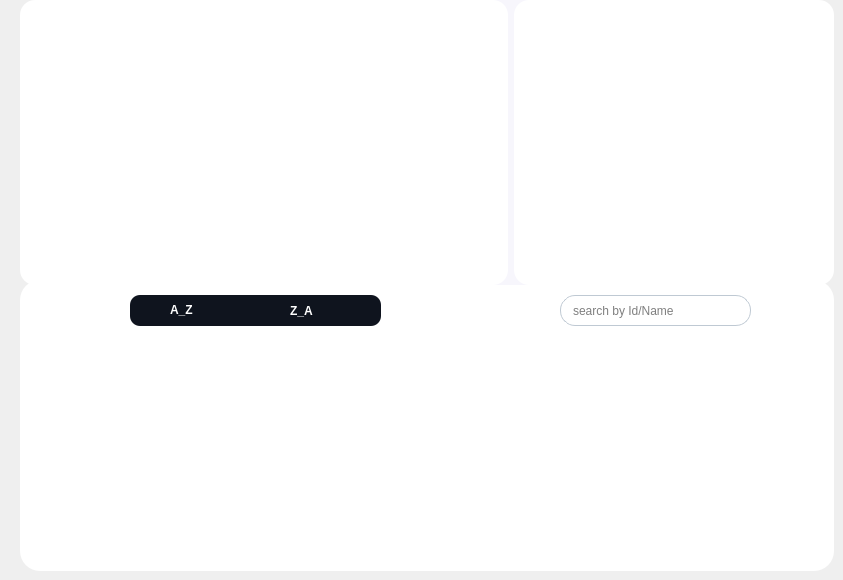
     <widget class="QWidget" name="page_12">
      <widget class="QWidget" name="table_3" native="true">
       <property name="geometry">
        <rect>
         <x>20</x>
         <y>280</y>
         <width>814</width>
         <height>291</height>
        </rect>
       </property>
       <property name="styleSheet">
        <string notr="true">background-color:white ; 
border-radius:20px ; 
</string>
       </property>
       <widget class="QTableView" name="tableView_4">
        <property name="geometry">
         <rect>
          <x>40</x>
          <y>90</y>
          <width>731</width>
          <height>171</height>
         </rect>
        </property>
        <property name="cursor" stdset="0">
         <cursorShape>PointingHandCursor</cursorShape>
        </property>
        <property name="styleSheet">
         <string notr="true">QTableView {
    background-color : white ; 
    color: black;
    font: 12px;
}
QHeaderView::section {
    background-color: #0F141E;
    color: white;
    height: 30px;
    font: 15px;
}
QHeaderView::section:first {
    border-top-left-radius: 5px;
}
QHeaderView::section:last {
    border-top-right-radius: 5px;
}
QScrollBar:vertical {
    background: #dee2e6;
}
 QScrollBar::handle:vertical {
    background: #dee2e6;
 }
QScrollBar:horizontal {
    background: #dee2e6;
}
 QScrollBar::handle:horizontal {
    background: #dee2e6;
 }</string>
        </property>
        <property name="verticalScrollBarPolicy">
         <enum>Qt::ScrollBarAlwaysOff</enum>
        </property>
        <property name="horizontalScrollBarPolicy">
         <enum>Qt::ScrollBarAlwaysOff</enum>
        </property>
        <property name="sizeAdjustPolicy">
         <enum>QAbstractScrollArea::AdjustToContents</enum>
        </property>
        <property name="editTriggers">
         <set>QAbstractItemView::NoEditTriggers</set>
        </property>
        <property name="showGrid">
         <bool>true</bool>
        </property>
        <property name="gridStyle">
         <enum>Qt::SolidLine</enum>
        </property>
        <property name="sortingEnabled">
         <bool>true</bool>
        </property>
        <attribute name="horizontalHeaderDefaultSectionSize">
         <number>146</number>
        </attribute>
       </widget>
       <widget class="QPushButton" name="add_spons">
        <property name="geometry">
         <rect>
          <x>20</x>
          <y>20</y>
          <width>21</width>
          <height>21</height>
         </rect>
        </property>
        <property name="cursor">
         <cursorShape>PointingHandCursor</cursorShape>
        </property>
        <property name="styleSheet">
         <string notr="true">#add_spon_4{
	image: url(:/Icons/plus.svg);
}
#add_spon_4::hover {
	image:url(:/Icons/plus (1).svg);
}</string>
        </property>
        <property name="text">
         <string/>
        </property>
       </widget>
       <widget class="QLineEdit" name="search_bars">
        <property name="geometry">
         <rect>
          <x>540</x>
          <y>15</y>
          <width>191</width>
          <height>31</height>
         </rect>
        </property>
        <property name="cursor">
         <cursorShape>IBeamCursor</cursorShape>
        </property>
        <property name="styleSheet">
         <string notr="true">QLineEdit {
 	background-color:transparent ;
	border-radius:15px ; 
	border:1px solid #BFC9D3; 
	padding : 0 40px 0 10px ; 
} </string>
        </property>
        <property name="placeholderText">
         <string>search by Id/Name</string>
        </property>
       </widget>
       <widget class="QPushButton" name="search_button_s">
        <property name="geometry">
         <rect>
          <x>700</x>
          <y>15</y>
          <width>21</width>
          <height>31</height>
         </rect>
        </property>
        <property name="cursor">
         <cursorShape>PointingHandCursor</cursorShape>
        </property>
        <property name="styleSheet">
         <string notr="true">QPushButton {	
	background-color: transparent ;
	border-radius:20px ; 
	
	image: url(:/Icons/search1.svg)
} 
</string>
        </property>
        <property name="text">
         <string/>
        </property>
       </widget>
       <widget class="QPushButton" name="tris">
        <property name="geometry">
         <rect>
          <x>80</x>
          <y>20</y>
          <width>21</width>
          <height>21</height>
         </rect>
        </property>
        <property name="cursor">
         <cursorShape>PointingHandCursor</cursorShape>
        </property>
        <property name="styleSheet">
         <string notr="true">QPushButton {
	image: url(:/Icons/filter.svg)
}
QPushButton::hover {
	image: url(:/Icons/filter (1).svg)
}</string>
        </property>
        <property name="text">
         <string/>
        </property>
       </widget>
       <widget class="QWidget" name="tri_bar_3" native="true">
        <property name="enabled">
         <bool>true</bool>
        </property>
        <property name="geometry">
         <rect>
          <x>110</x>
          <y>15</y>
          <width>251</width>
          <height>31</height>
         </rect>
        </property>
        <property name="styleSheet">
         <string notr="true">QWidget {
 	background-color:#0F141E ;
	border-radius:10px ; 
	padding : 0 40px 0 10px ; 
}</string>
        </property>
        <widget class="QRadioButton" name="tri_az_2">
         <property name="geometry">
          <rect>
           <x>10</x>
           <y>5</y>
           <width>101</width>
           <height>20</height>
          </rect>
         </property>
         <property name="styleSheet">
          <string notr="true">QRadioButton{
	background-color:transparent ; 
	color:white ; 
	border:0px ; 
	font-weight :bold ; 
}</string>
         </property>
         <property name="text">
          <string>A_Z</string>
         </property>
         <property name="checkable">
          <bool>true</bool>
         </property>
        </widget>
        <widget class="QRadioButton" name="tri_za_2">
         <property name="geometry">
          <rect>
           <x>130</x>
           <y>5</y>
           <width>121</width>
           <height>21</height>
          </rect>
         </property>
         <property name="styleSheet">
          <string notr="true">QRadioButton{
	background-color:transparent ; 
	color:white ; 
	border:0px ; 
	font-weight :bold ; 
}</string>
         </property>
         <property name="text">
          <string>Z_A</string>
         </property>
        </widget>
       </widget>
       <widget class="QPushButton" name="pdfs">
        <property name="geometry">
         <rect>
          <x>50</x>
          <y>20</y>
          <width>21</width>
          <height>21</height>
         </rect>
        </property>
        <property name="cursor">
         <cursorShape>PointingHandCursor</cursorShape>
        </property>
        <property name="styleSheet">
         <string notr="true">QPushButton {
	image: url(:/Icons/download (1).svg)
}
QPushButton::hover {
	
	image: url(:/Icons/download.svg)
}</string>
        </property>
        <property name="text">
         <string/>
        </property>
       </widget>
      </widget>
      <widget class="QWidget" name="others_3" native="true">
       <property name="geometry">
        <rect>
         <x>20</x>
         <y>0</y>
         <width>814</width>
         <height>285</height>
        </rect>
       </property>
       <property name="maximumSize">
        <size>
         <width>16777215</width>
         <height>285</height>
        </size>
       </property>
       <property name="styleSheet">
        <string notr="true">background-color:#F7F6FC   ; 
border-radius:20px ; 
</string>
       </property>
       <layout class="QHBoxLayout" name="horizontalLayout_8">
        <item>
         <widget class="QWidget" name="widget_11" native="true">
          <property name="styleSheet">
           <string notr="true">background-color:white ; 
border-radius:15px ; </string>
          </property>
         </widget>
        </item>
        <item>
         <widget class="QWidget" name="donut_3" native="true">
          <property name="maximumSize">
           <size>
            <width>320</width>
            <height>16777215</height>
           </size>
          </property>
          <property name="styleSheet">
           <string notr="true">background-color:white ; 
border-radius:15px ; </string>
          </property>
          <layout class="QHBoxLayout" name="horizontalLayout_9">
           <item>
            <layout class="QHBoxLayout" name="horizontalLayout_10">
             <item>
              <widget class="QLabel" name="username_4">
               <property name="styleSheet">
                <string notr="true">#username {
	background-color:transparent ; 
	color:black ; 
	font-size:13px ; 
}</string>
               </property>
               <property name="text">
                <string/>
               </property>
              </widget>
             </item>
            </layout>
           </item>
          </layout>
         </widget>
        </item>
       </layout>
      </widget>
     </widget>
